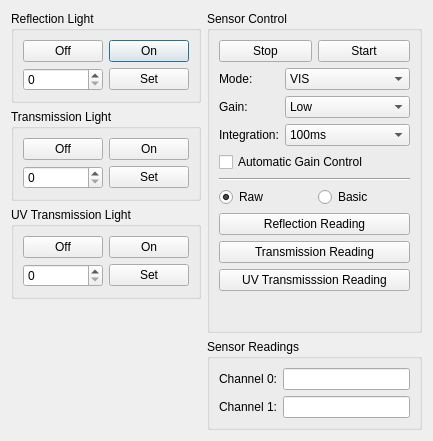
<?xml version="1.0" encoding="UTF-8"?>
<ui version="4.0">
 <class>RemoteControlDialog</class>
 <widget class="QDialog" name="RemoteControlDialog">
  <property name="geometry">
   <rect>
    <x>0</x>
    <y>0</y>
    <width>433</width>
    <height>441</height>
   </rect>
  </property>
  <property name="windowTitle">
   <string>Remote Control</string>
  </property>
  <layout class="QGridLayout" name="gridLayout_3">
   <item row="0" column="0" rowspan="2">
    <layout class="QVBoxLayout" name="verticalLayout_2">
     <item>
      <widget class="QGroupBox" name="reflGroupBox">
       <property name="title">
        <string>Reflection Light</string>
       </property>
       <layout class="QGridLayout" name="gridLayout">
        <item row="1" column="0">
         <widget class="QSpinBox" name="reflSpinBox">
          <property name="maximum">
           <number>128</number>
          </property>
         </widget>
        </item>
        <item row="0" column="1">
         <widget class="QPushButton" name="reflOnPushButton">
          <property name="text">
           <string>On</string>
          </property>
         </widget>
        </item>
        <item row="1" column="1">
         <widget class="QPushButton" name="reflSetPushButton">
          <property name="text">
           <string>Set</string>
          </property>
         </widget>
        </item>
        <item row="0" column="0">
         <widget class="QPushButton" name="reflOffPushButton">
          <property name="text">
           <string>Off</string>
          </property>
         </widget>
        </item>
       </layout>
      </widget>
     </item>
     <item>
      <widget class="QGroupBox" name="tranGroupBox">
       <property name="title">
        <string>Transmission Light</string>
       </property>
       <layout class="QGridLayout" name="gridLayout_2">
        <item row="1" column="0">
         <widget class="QSpinBox" name="tranSpinBox">
          <property name="maximum">
           <number>128</number>
          </property>
         </widget>
        </item>
        <item row="1" column="1">
         <widget class="QPushButton" name="tranSetPushButton">
          <property name="text">
           <string>Set</string>
          </property>
         </widget>
        </item>
        <item row="0" column="1">
         <widget class="QPushButton" name="tranOnPushButton">
          <property name="text">
           <string>On</string>
          </property>
         </widget>
        </item>
        <item row="0" column="0">
         <widget class="QPushButton" name="tranOffPushButton">
          <property name="text">
           <string>Off</string>
          </property>
         </widget>
        </item>
       </layout>
      </widget>
     </item>
     <item>
      <widget class="QGroupBox" name="tranUvGroupBox">
       <property name="title">
        <string>UV Transmission Light</string>
       </property>
       <layout class="QGridLayout" name="gridLayout_4">
        <item row="0" column="0">
         <widget class="QPushButton" name="tranUvOffPushButton">
          <property name="text">
           <string>Off</string>
          </property>
         </widget>
        </item>
        <item row="0" column="1">
         <widget class="QPushButton" name="tranUvOnPushButton">
          <property name="text">
           <string>On</string>
          </property>
         </widget>
        </item>
        <item row="1" column="0">
         <widget class="QSpinBox" name="tranUvSpinBox">
          <property name="maximum">
           <number>128</number>
          </property>
         </widget>
        </item>
        <item row="1" column="1">
         <widget class="QPushButton" name="tranUvSetPushButton">
          <property name="text">
           <string>Set</string>
          </property>
         </widget>
        </item>
       </layout>
      </widget>
     </item>
     <item>
      <spacer name="verticalSpacer_2">
       <property name="orientation">
        <enum>Qt::Orientation::Vertical</enum>
       </property>
       <property name="sizeHint" stdset="0">
        <size>
         <width>20</width>
         <height>40</height>
        </size>
       </property>
      </spacer>
     </item>
    </layout>
   </item>
   <item row="0" column="1">
    <widget class="QGroupBox" name="sensorGroupBox">
     <property name="title">
      <string>Sensor Control</string>
     </property>
     <layout class="QVBoxLayout" name="verticalLayout">
      <item>
       <layout class="QHBoxLayout" name="horizontalLayout">
        <item>
         <widget class="QPushButton" name="sensorStopPushButton">
          <property name="text">
           <string>Stop</string>
          </property>
         </widget>
        </item>
        <item>
         <widget class="QPushButton" name="sensorStartPushButton">
          <property name="text">
           <string>Start</string>
          </property>
         </widget>
        </item>
       </layout>
      </item>
      <item>
       <layout class="QFormLayout" name="formLayout">
        <item row="1" column="0">
         <widget class="QLabel" name="gainLabel">
          <property name="text">
           <string>Gain:</string>
          </property>
         </widget>
        </item>
        <item row="1" column="1">
         <widget class="QComboBox" name="gainComboBox">
          <item>
           <property name="text">
            <string>Low</string>
           </property>
          </item>
          <item>
           <property name="text">
            <string>Medium</string>
           </property>
          </item>
          <item>
           <property name="text">
            <string>High</string>
           </property>
          </item>
          <item>
           <property name="text">
            <string>Maximum</string>
           </property>
          </item>
         </widget>
        </item>
        <item row="2" column="0">
         <widget class="QLabel" name="intLabel">
          <property name="text">
           <string>Integration:</string>
          </property>
         </widget>
        </item>
        <item row="2" column="1">
         <widget class="QComboBox" name="intComboBox">
          <item>
           <property name="text">
            <string>100ms</string>
           </property>
          </item>
          <item>
           <property name="text">
            <string>200ms</string>
           </property>
          </item>
          <item>
           <property name="text">
            <string>300ms</string>
           </property>
          </item>
          <item>
           <property name="text">
            <string>400ms</string>
           </property>
          </item>
          <item>
           <property name="text">
            <string>500ms</string>
           </property>
          </item>
          <item>
           <property name="text">
            <string>600ms</string>
           </property>
          </item>
         </widget>
        </item>
        <item row="0" column="0">
         <widget class="QLabel" name="modeLabel">
          <property name="text">
           <string>Mode:</string>
          </property>
         </widget>
        </item>
        <item row="0" column="1">
         <widget class="QComboBox" name="modeComboBox">
          <property name="currentIndex">
           <number>1</number>
          </property>
          <item>
           <property name="text">
            <string>Default</string>
           </property>
          </item>
          <item>
           <property name="text">
            <string>VIS</string>
           </property>
          </item>
          <item>
           <property name="text">
            <string>UV</string>
           </property>
          </item>
         </widget>
        </item>
       </layout>
      </item>
      <item>
       <widget class="QCheckBox" name="agcCheckBox">
        <property name="text">
         <string>Automatic Gain Control</string>
        </property>
       </widget>
      </item>
      <item>
       <widget class="Line" name="line">
        <property name="orientation">
         <enum>Qt::Orientation::Horizontal</enum>
        </property>
       </widget>
      </item>
      <item>
       <layout class="QHBoxLayout" name="readingTypeHorizontalLayout">
        <item>
         <widget class="QRadioButton" name="rawReadingRadioButton">
          <property name="text">
           <string>Raw</string>
          </property>
          <property name="checked">
           <bool>true</bool>
          </property>
          <attribute name="buttonGroup">
           <string notr="true">readingTypeButtonGroup</string>
          </attribute>
         </widget>
        </item>
        <item>
         <widget class="QRadioButton" name="basicReadingRadioButton">
          <property name="text">
           <string>Basic</string>
          </property>
          <attribute name="buttonGroup">
           <string notr="true">readingTypeButtonGroup</string>
          </attribute>
         </widget>
        </item>
       </layout>
      </item>
      <item>
       <widget class="QPushButton" name="reflReadPushButton">
        <property name="text">
         <string>Reflection Reading</string>
        </property>
       </widget>
      </item>
      <item>
       <widget class="QPushButton" name="tranReadPushButton">
        <property name="text">
         <string>Transmission Reading</string>
        </property>
       </widget>
      </item>
      <item>
       <widget class="QPushButton" name="tranUvReadPushButton">
        <property name="text">
         <string>UV Transmisssion Reading</string>
        </property>
       </widget>
      </item>
      <item>
       <spacer name="verticalSpacer">
        <property name="orientation">
         <enum>Qt::Orientation::Vertical</enum>
        </property>
        <property name="sizeHint" stdset="0">
         <size>
          <width>20</width>
          <height>40</height>
         </size>
        </property>
       </spacer>
      </item>
     </layout>
    </widget>
   </item>
   <item row="1" column="1">
    <widget class="QGroupBox" name="groupBox">
     <property name="title">
      <string>Sensor Readings</string>
     </property>
     <layout class="QFormLayout" name="formLayout_3">
      <item row="0" column="0">
       <widget class="QLabel" name="ch0Label">
        <property name="text">
         <string>Channel 0:</string>
        </property>
       </widget>
      </item>
      <item row="0" column="1">
       <widget class="QLineEdit" name="ch0LineEdit">
        <property name="readOnly">
         <bool>true</bool>
        </property>
       </widget>
      </item>
      <item row="1" column="0">
       <widget class="QLabel" name="ch1Label">
        <property name="text">
         <string>Channel 1:</string>
        </property>
       </widget>
      </item>
      <item row="1" column="1">
       <widget class="QLineEdit" name="ch1LineEdit">
        <property name="readOnly">
         <bool>true</bool>
        </property>
       </widget>
      </item>
     </layout>
    </widget>
   </item>
  </layout>
 </widget>
 <tabstops>
  <tabstop>reflOffPushButton</tabstop>
  <tabstop>reflOnPushButton</tabstop>
  <tabstop>reflSpinBox</tabstop>
  <tabstop>reflSetPushButton</tabstop>
  <tabstop>tranOffPushButton</tabstop>
  <tabstop>tranOnPushButton</tabstop>
  <tabstop>tranSpinBox</tabstop>
  <tabstop>tranSetPushButton</tabstop>
  <tabstop>tranUvOffPushButton</tabstop>
  <tabstop>tranUvOnPushButton</tabstop>
  <tabstop>tranUvSpinBox</tabstop>
  <tabstop>tranUvSetPushButton</tabstop>
  <tabstop>sensorStopPushButton</tabstop>
  <tabstop>sensorStartPushButton</tabstop>
  <tabstop>modeComboBox</tabstop>
  <tabstop>gainComboBox</tabstop>
  <tabstop>intComboBox</tabstop>
  <tabstop>agcCheckBox</tabstop>
  <tabstop>reflReadPushButton</tabstop>
  <tabstop>tranReadPushButton</tabstop>
  <tabstop>tranUvReadPushButton</tabstop>
  <tabstop>ch0LineEdit</tabstop>
  <tabstop>ch1LineEdit</tabstop>
 </tabstops>
 <resources/>
 <connections/>
 <buttongroups>
  <buttongroup name="readingTypeButtonGroup"/>
 </buttongroups>
</ui>
